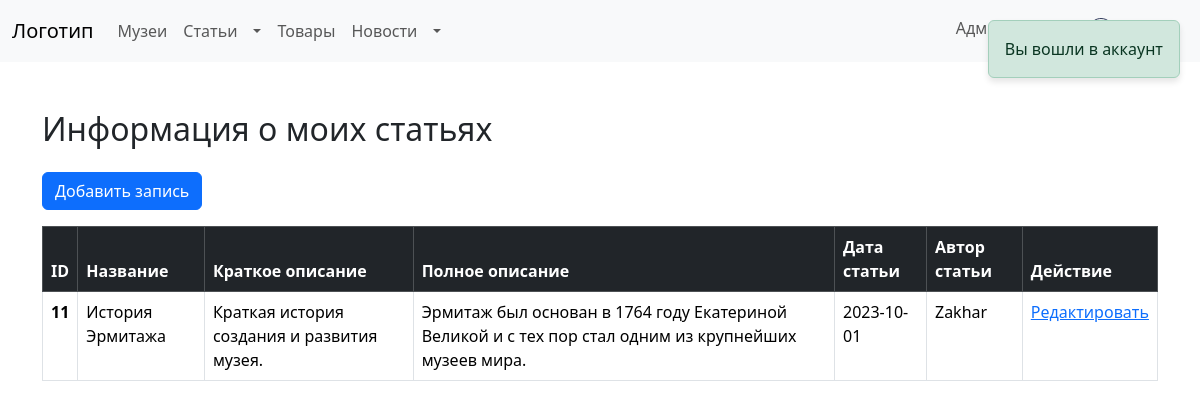
Page /editor/article.php (signed in) on the earlier database version.
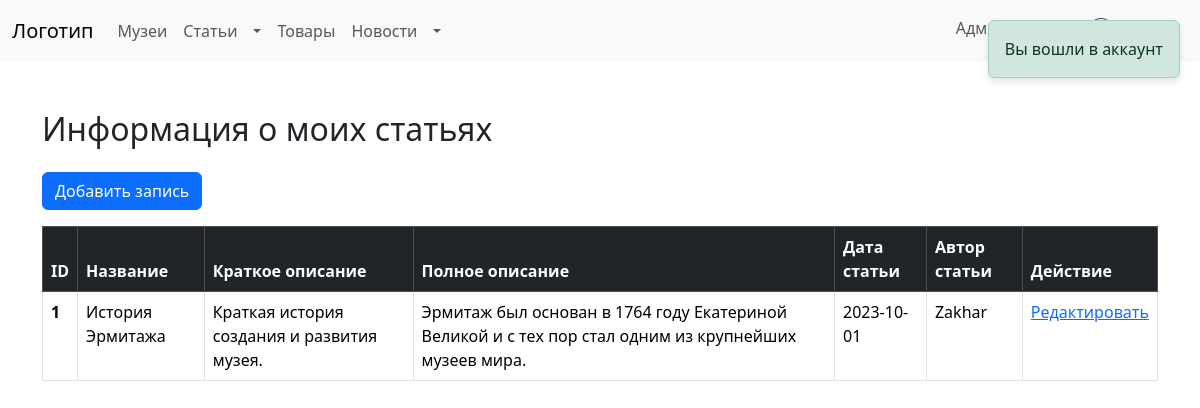
Same page on the later database version.
### tables this page shows
CREATE TABLE `articles` (
  `Id` int(11) NOT NULL,
  `Name` varchar(55) NOT NULL,
  `Short_desc` varchar(150) NOT NULL,
  `Full_desc` varchar(320) NOT NULL,
  `Date` varchar(25) NOT NULL,
  `Editor` int(11) DEFAULT NULL
);

CREATE TABLE `users` (
  `Id` int(11) NOT NULL,
  `Login` varchar(25) NOT NULL,
  `Password` varchar(255) NOT NULL,
  `Email` varchar(320) DEFAULT NULL,
  `Admin` int(11) DEFAULT NULL,
  `Editor` int(11) DEFAULT NULL
);

### editor/article.php (the view, shortened to what this page needs)
<?php include "../include/header.php"; ?>
<?php include "../include/message.php"; ?>
<?php
if (isset($_SESSION["log-session"]) && isset($_SESSION['log-session-data'])):
    if ($_SESSION['log-session-data']["Admin"] || $_SESSION['log-session-data']["Editor"]):
        $current_u_id = $_SESSION['log-session-data']["Id"];
        $query = $pdo->prepare("SELECT articles.*, users.login FROM articles JOIN users ON articles.editor = users.id WHERE articles.editor = ? ORDER BY articles.id");
        $query->execute([$current_u_id]);
        $articles_query_result = $query->fetchAll(PDO::FETCH_ASSOC);
?>
    <div class="container mt-5">
        <h2 class="mb-4">Информация о моих статьях</h2>
        <div class="mb-3">
            <form method="post">
                <a class="btn btn-primary" href="/cult_conn/editor/dynamic/articles.php">Добавить запись</a>
            </form>
        </div>
        <table class="table table-bordered table-hover">
            <thead class="table-dark">
                <tr>
                    <th>ID</th>
                    <th>Название</th>
                    <th>Краткое описание</th>
                    <th>Полное описание</th>
                    <th>Дата статьи</th>
                    <th>Автор статьи</th>
                    <th>Действие</th>
                </tr>
            </thead>
            <tbody>
                <?php if (empty($articles_query_result)): ?>
                    echo "<tr>";
                <?php else: ?>
                    <?php foreach ($articles_query_result as $article) { ?>
                        <tr>
                            <th scope="row"><?= htmlspecialchars($article["Id"]) ?></th>
                            <td><?= htmlspecialchars($article["Name"]) ?></td>
                            <td><?= htmlspecialchars($article["Short_desc"]) ?></td>
                            <td><?= htmlspecialchars($article["Full_desc"]) ?></td>
                            <td><?= htmlspecialchars($article["Date"]) ?></td>
                            <td><?= htmlspecialchars($article["login"]) ?></td>
                            <td><a href="/cult_conn/editor/dynamic/articles.php?id=<?= htmlspecialchars($article["Id"])?>">Редактировать</a></td>
                        </tr>
                    <?php }
                endif; ?>
            </tbody>
        </table>
    </div>
    <?php else: ?>
        <div class="container mt-5">
                <?php include "../error/404.php"; ?>
        </div>
    <?php
    endif;
    ?>
<?php else: ?>
    <div class="container mt-5">
            <?php include "../error/404.php"; ?>
    </div>
<?php
endif;
?>
<?php include "../include/footer.php"; ?>

Differences in the rows shown:
removed articles: Id "11", Name "История Эрмитажа", Short_desc "Краткая история создания и развития музея.", Full_desc "Эрмитаж был основан в 1764 году Екатериной Великой и с тех пор стал одним из крупнейших музеев мира.", Date "2023-10-01", Editor.Login "Zakhar"
added articles: Id "1", Name "История Эрмитажа", Short_desc "Краткая история создания и развития музея.", Full_desc "Эрмитаж был основан в 1764 году Екатериной Великой и с тех пор стал одним из крупнейших музеев мира.", Date "2023-10-01", Editor.Login "Zakhar"
